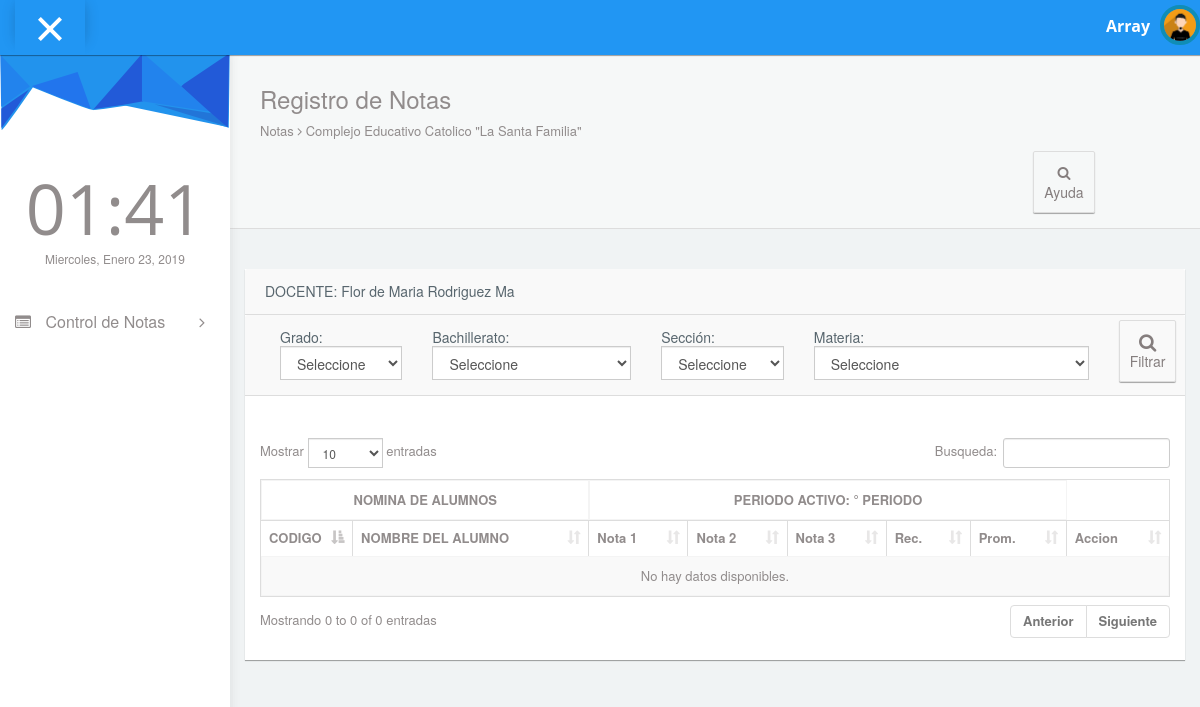
The page /pages/cnotas.php (signed in) on the database as committed earlier.
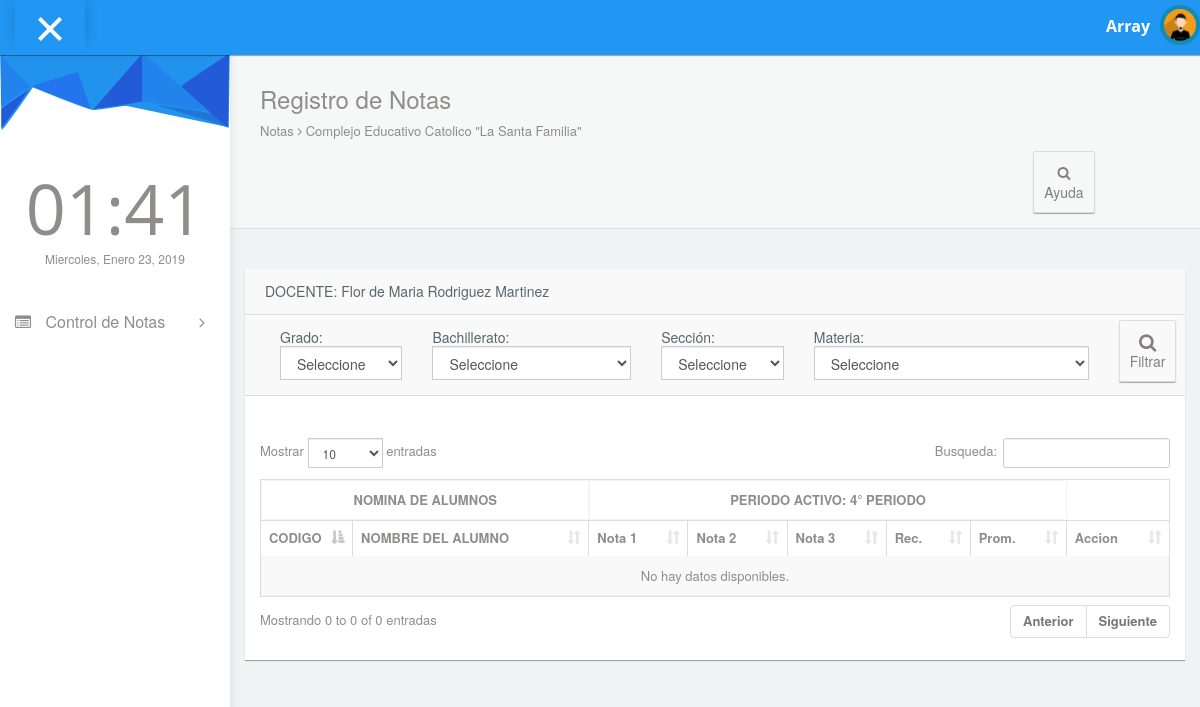
The same page on the database as committed later.
### tables this page shows
CREATE TABLE `tusuarios` (
  `eid_usuario` int(11) NOT NULL,
  `cusuario` varchar(10) NOT NULL,
  `cpass` varchar(50) NOT NULL,
  `etipo` int(11) NOT NULL,
  `efk_personal` int(11) NOT NULL
);

CREATE TABLE `tpersonal` (
  `eid_personal` int(11) NOT NULL,
  `cdui` varchar(10) NOT NULL,
  `cnombre` varchar(50) NOT NULL,
  `capellido` varchar(50) NOT NULL,
  `ctelefono` varchar(10) NOT NULL,
  `ccorreo` varchar(200) NOT NULL,
  `cdireccion` varchar(200) NOT NULL,
  `ffechanacimiento` date NOT NULL,
  `iestado` int(11) NOT NULL,
  `isexo` int(11) NOT NULL,
  `efk_idcargo` int(11) NOT NULL
);

CREATE TABLE `tperiodos` (
  `eid_periodo` int(11) NOT NULL,
  `enum` int(11) NOT NULL,
  `estado` int(11) NOT NULL
);

### pages/cnotas.php (the view, shortened to what this page needs)
<?php
include "../config/conexion.php" ;
if($_SESSION["logueado"] == TRUE) {
  $tipo  =$_SESSION["tipo"];
  $id  = $_SESSION["id"];
        if($tipo == 0){
              $consulta1="SELECT
              tusuarios.eid_usuario,
              tusuarios.cusuario,
              tpersonal.eid_personal,
              tpersonal.cnombre,
              tpersonal.capellido
              FROM
              tusuarios
              INNER JOIN tpersonal ON tusuarios.efk_personal = tpersonal.eid_personal
              WHERE
              tusuarios.eid_usuario = $id ";
              $resultado = $conexion->query($consulta1);
              $aux=$resultado->fetch_row();
              $nombre2=$aux[3];
              $apellido2=$aux[4];
              $nombreCompleto="$nombre2 $apellido2";
        }
          $consulta5="SELECT
          tperiodos.eid_periodo,
          tperiodos.enum,
          tperiodos.estado
          FROM
          tperiodos
          WHERE tperiodos.estado = 1 ";
          $respuesta = $conexion->query($consulta5);
          $registro=$respuesta->fetch_row();
          $periodoActivo = $registro[1];
}else {
  header("Location:inicio.php");
}
?>
<!DOCTYPE html>
<html lang="en">
<head>
  <link rel="stylesheet" type="text/css" href="../asset/css/bootstrap.min.css">
  <link rel="stylesheet" type="text/css" href="../asset/css/plugins/font-awesome.min.css"/>
  <link rel="stylesheet" type="text/css" href="../asset/css/plugins/datatables.bootstrap.min.css"/>
  <link rel="stylesheet" type="text/css" href="../asset/css/plugins/animate.min.css"/>
  <link rel="stylesheet" type="text/css" href="../asset/css/plugins/select2.min.css"/>
  <link href="../asset/css/style.css" rel="stylesheet">
  <link rel="stylesheet" type="text/css" href="../asset/css/sweetalert2.css"/>
</head>
<body id="mimin" class="dashboard">
<?php include "header.php";?>
      <div class="container-fluid mimin-wrapper">
          <?php
          if($tipo==1){
            include "menu.php";
          }else{
            include "menuD.php";
          } ?>
            <div id="content">
               <div class="panel box-shadow-none content-header">
                  <div class="panel-body">
                    <div class="col-md-12">
                        <h3 class="animated fadeInLeft" class="col-md-2">Registro de Notas</h3>
                        <p class="animated fadeInDown">
                          Notas <span class="fa-angle-right fa"></span> Complejo Educativo Catolico "La Santa Familia"
                        </p>
                        <span class="col-md-10"></span>
                    <div class="col-md-2">
                    <a class="btn btn-outline btn-default" >
                    <span onclick="reporte2();" title="Ayuda"><i class="fa fa-search"></i><br>Ayuda</span>
                    </a>
                    </div>
                    </div>
                  </div>
              </div>
              <div class="col-md-12 top-20 padding-0">
                <div class="col-md-12">
                  <div class="panel">
                  <div class="panel-heading col-md-12" >
                        <?php
                            echo "<h5>";
                              if($_SESSION["tipo"] == 0){
                                  echo "DOCENTE: $nombreCompleto";
                              }else{
                                  echo "ADMINISTRADOR: $nombreCompleto";
                              }
                            echo "</h5>";
                        ?>
                  </div>
                    <div class="panel-heading col-md-12">
                           <h5 class="col-md-2">Grado: <br>
                                  <select id="grado" class="form-control">
                                    <option value="0" selected hidden>Seleccione</option>
                                  </select>
                            </h5>
                             <h5 class="col-md-3">Bachillerato: <br>
                                  <select id="bach" class="form-control">
                                  <option value="0" selected hidden>Seleccione</option>
                                  </select>
                                </h5>
                                <h5 class="col-md-2">Sección: <br>
                                    <select id="seccion" class="form-control">
                                    <option value="0" selected hidden>Seleccione</option>
                                    </select>
                                </h5>
                                <h5 class="col-md-4">Materia: <br>
                                    <select id="materia" class="form-control mat">
                                    <option value="0" selected hidden>Seleccione</option>
                                    </select>
                                </h5>
                               <div  class="col-md-1"id="botonFiltrar" >
                                <a class="btn btn-outline btn-default">
                                      <i class="fa fa-search fa-lg"></i><br>Filtrar
                                    </a>
                                </div>
                    </div>
                    <div class="panel-body">
                      <div class="responsive-table">
                      <table id="datatables-example" class="table table-striped table-bordered" width="100%" cellspacing="0">
                      <thead>
                        <tr>
                          <td colspan=2 style="text-align:center;"><strong>NOMINA DE ALUMNOS</strong></td>
                          <td colspan=5 style="text-align:center;">
                            <strong>PERIODO ACTIVO: <?php echo $periodoActivo; ?>° PERIODO </strong>
                          </td>
                        </tr>
                        <tr>
                            <th width='10'>CODIGO</th>
                            <th>NOMBRE DEL ALUMNO</th>
                            <th>Nota 1</th>
                            <th>Nota 2</th>
                            <th>Nota 3</th>
                            <th>Rec.</th>
                            <th>Prom.</th>
                            <th>Accion</th>
                        </tr>
                      </thead>
                      <tbody class="tabla_ajax">
                      </tbody>
                    </table>
                  </div>
                  </div>
                </div>
              </div>
              </div>
            </div>
      </div>
</body>
</html>

### pages/header.php (shortened to what this page needs)
<nav class="navbar navbar-default header navbar-fixed-top">
  <div class="col-md-12 nav-wrapper">
    <div class="navbar-header" style="width:100%;">
      <div class="opener-left-menu is-open">
        <span class="bottom"></span>
      </div>
        <a href="index.html" class="navbar-brand">
        </a>
      <ul class="nav navbar-nav navbar-right user-nav">
        <li class="user-name"><span><?php echo $_SESSION["usuario"]; ?> </span></li>
          <li class="dropdown avatar-dropdown">
           <img src="../asset/img/avatar.jpg" class="img-circle avatar" alt="user name" data-toggle="dropdown" aria-haspopup="true" aria-expanded="true"/>
        </li>
      </ul>
    </div>
  </div>
</nav>

### pages/menuD.php (shortened to what this page needs)
<div id="left-menu">
              <div class="sub-left-menu scroll">
                <ul class="nav nav-list">
                    <li><div class="left-bg"></div></li>
                    <li class="time">
                      <h1 class="animated fadeInLeft">21:00</h1>
                      <p class="animated fadeInRight">Sat,October 1st 2029</p>
                    </li>
                     <li class="ripple">
                      <a class="tree-toggle nav-header">
                        <span class="fa fa-list-alt"></span> Control de Notas
                        <span class="fa-angle-right fa right-arrow text-right"></span>
                      </a>
                    </li>
                  </ul>
                </div>
            </div>

Rows that differ between the two databases and show on the page:
changed through a linked row, tusuarios: efk_personal.capellido "Flor de Maria Rodriguez Ma" → "Flor de Maria Rodriguez Martinez"
added tperiodos: enum "4"
